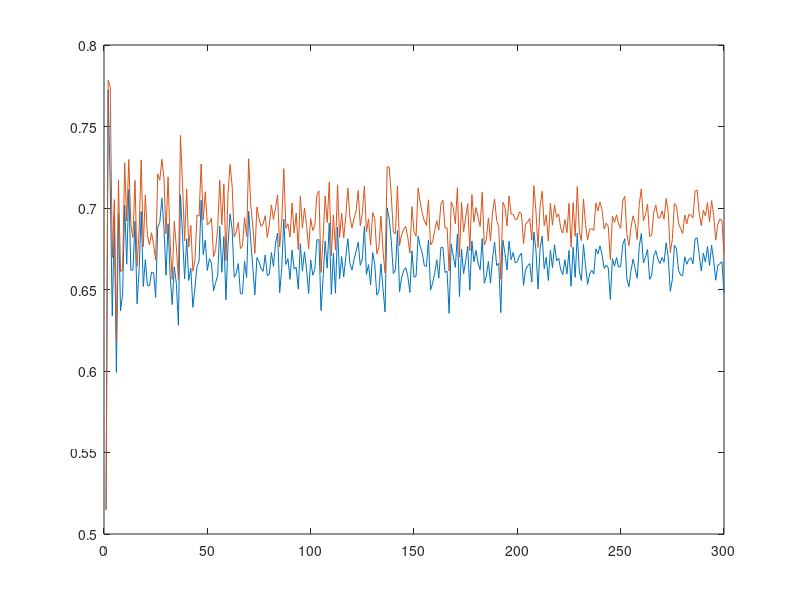

The MATLAB script that drew this image:
n = 300
a = 1
b = 2
means = zeros(n, 2);
for i = 1:n
    uniformNumbers = unifrnd(a, b, 1, i);
    means(i, 1) = 1 / mean(uniformNumbers);
    means(i, 2) = mean(1 ./ uniformNumbers);
end
plot(means)


